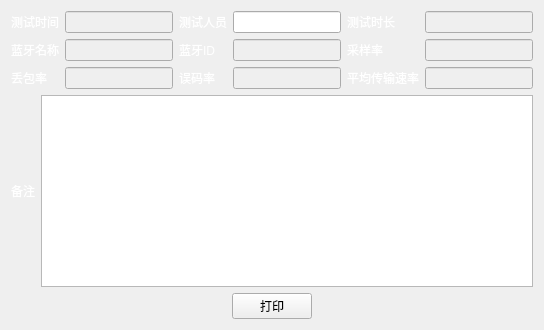
      <widget class="QWidget" name="tab_2">
       <attribute name="title">
        <string>报告预览</string>
       </attribute>
       <layout class="QVBoxLayout" name="verticalLayout_3">
        <item>
         <layout class="QGridLayout" name="gridLayout_6">
          <item row="0" column="2">
           <widget class="QLabel" name="label_2">
            <property name="styleSheet">
             <string notr="true">color:white;</string>
            </property>
            <property name="text">
             <string>测试人员</string>
            </property>
           </widget>
          </item>
          <item row="1" column="0">
           <widget class="QLabel" name="bleName_Le_3">
            <property name="styleSheet">
             <string notr="true">color: white;</string>
            </property>
            <property name="text">
             <string>蓝牙名称</string>
            </property>
           </widget>
          </item>
          <item row="0" column="1">
           <widget class="QLineEdit" name="testTime">
            <property name="enabled">
             <bool>false</bool>
            </property>
            <property name="styleSheet">
             <string notr="true">color:white;</string>
            </property>
           </widget>
          </item>
          <item row="1" column="5">
           <widget class="QLineEdit" name="sample">
            <property name="enabled">
             <bool>false</bool>
            </property>
            <property name="styleSheet">
             <string notr="true">color:white;</string>
            </property>
           </widget>
          </item>
          <item row="1" column="3">
           <widget class="QLineEdit" name="bleID">
            <property name="enabled">
             <bool>false</bool>
            </property>
            <property name="styleSheet">
             <string notr="true">color:white;</string>
            </property>
           </widget>
          </item>
          <item row="0" column="4">
           <widget class="QLabel" name="bleName_Le_4">
            <property name="styleSheet">
             <string notr="true">color: white;</string>
            </property>
            <property name="text">
             <string>测试时长</string>
            </property>
           </widget>
          </item>
          <item row="0" column="3">
           <widget class="QLineEdit" name="testPersonnel">
            <property name="enabled">
             <bool>true</bool>
            </property>
            <property name="styleSheet">
             <string notr="true">color:white;</string>
            </property>
            <property name="text">
             <string/>
            </property>
           </widget>
          </item>
          <item row="0" column="5">
           <widget class="QLineEdit" name="testLong">
            <property name="enabled">
             <bool>false</bool>
            </property>
            <property name="styleSheet">
             <string notr="true">color:white;</string>
            </property>
           </widget>
          </item>
          <item row="1" column="4">
           <widget class="QLabel" name="sample_Le_3">
            <property name="styleSheet">
             <string notr="true">color: white;</string>
            </property>
            <property name="text">
             <string>采样率</string>
            </property>
           </widget>
          </item>
          <item row="1" column="1">
           <widget class="QLineEdit" name="bleName">
            <property name="enabled">
             <bool>false</bool>
            </property>
            <property name="styleSheet">
             <string notr="true">color:white;</string>
            </property>
           </widget>
          </item>
          <item row="0" column="0">
           <widget class="QLabel" name="label">
            <property name="styleSheet">
             <string notr="true">color:white;</string>
            </property>
            <property name="text">
             <string>测试时间</string>
            </property>
           </widget>
          </item>
          <item row="1" column="2">
           <widget class="QLabel" name="bleId_Le_3">
            <property name="styleSheet">
             <string notr="true">color: white;</string>
            </property>
            <property name="text">
             <string>蓝牙ID</string>
            </property>
           </widget>
          </item>
          <item row="2" column="0">
           <widget class="QLabel" name="bleName_Le_5">
            <property name="styleSheet">
             <string notr="true">color: white;</string>
            </property>
            <property name="text">
             <string>丢包率</string>
            </property>
           </widget>
          </item>
          <item row="2" column="1">
           <widget class="QLineEdit" name="packetLoss">
            <property name="enabled">
             <bool>false</bool>
            </property>
            <property name="styleSheet">
             <string notr="true">color:white;</string>
            </property>
           </widget>
          </item>
          <item row="2" column="2">
           <widget class="QLabel" name="bleName_Le_6">
            <property name="styleSheet">
             <string notr="true">color: white;</string>
            </property>
            <property name="text">
             <string>误码率</string>
            </property>
           </widget>
          </item>
          <item row="2" column="3">
           <widget class="QLineEdit" name="errorRate">
            <property name="enabled">
             <bool>false</bool>
            </property>
            <property name="styleSheet">
             <string notr="true">color:white;</string>
            </property>
           </widget>
          </item>
          <item row="2" column="4">
           <widget class="QLabel" name="bleName_Le_7">
            <property name="styleSheet">
             <string notr="true">color: white;</string>
            </property>
            <property name="text">
             <string>平均传输速率</string>
            </property>
           </widget>
          </item>
          <item row="2" column="5">
           <widget class="QLineEdit" name="averageSpeed">
            <property name="enabled">
             <bool>false</bool>
            </property>
            <property name="styleSheet">
             <string notr="true">color:white;</string>
            </property>
           </widget>
          </item>
         </layout>
        </item>
        <item>
         <layout class="QHBoxLayout" name="horizontalLayout">
          <item>
           <widget class="QLabel" name="bleName_Le_8">
            <property name="styleSheet">
             <string notr="true">color: white;</string>
            </property>
            <property name="text">
             <string>备注</string>
            </property>
           </widget>
          </item>
          <item>
           <widget class="QTextEdit" name="textEdit">
            <property name="styleSheet">
             <string notr="true">color:white</string>
            </property>
           </widget>
          </item>
         </layout>
        </item>
        <item>
         <layout class="QHBoxLayout" name="horizontalLayout_2">
          <item>
           <spacer name="horizontalSpacer_7">
            <property name="orientation">
             <enum>Qt::Horizontal</enum>
            </property>
            <property name="sizeHint" stdset="0">
             <size>
              <width>40</width>
              <height>20</height>
             </size>
            </property>
           </spacer>
          </item>
          <item>
           <widget class="QPushButton" name="print">
            <property name="text">
             <string>打印</string>
            </property>
           </widget>
          </item>
          <item>
           <spacer name="horizontalSpacer_8">
            <property name="orientation">
             <enum>Qt::Horizontal</enum>
            </property>
            <property name="sizeHint" stdset="0">
             <size>
              <width>40</width>
              <height>20</height>
             </size>
            </property>
           </spacer>
          </item>
         </layout>
        </item>
       </layout>
      </widget>
